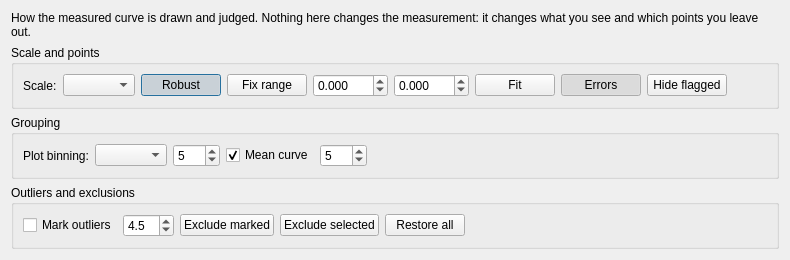
<?xml version="1.0" encoding="UTF-8"?>
<!--
  The series' chart and quality controls (U6), in their own window.
  Loaded by gui/ufe_series_dialog.py through gui/ui_loader.py (ADR-005).
  The controls are the SAME widgets that used to live in the Measure tab's
  series block: the left panel keeps the action and the doors, and the
  seventeen knobs of the chart have a place where they can be read.
-->
<ui version="4.0">
 <class>UfeSeriesDialog</class>
 <widget class="QDialog" name="UfeSeriesDialog">
  <layout class="QVBoxLayout" name="vbox_series_dialog"><property name="leftMargin"><number>11</number></property><property name="topMargin"><number>11</number></property><property name="rightMargin"><number>11</number></property><property name="bottomMargin"><number>11</number></property>
   <item><widget class="QLabel" name="lbl_series_dialog_hint"><property name="text"><string>How the measured curve is drawn and judged. Nothing here changes the measurement: it changes what you see and which points you leave out.</string></property><property name="wordWrap"><bool>true</bool></property></widget></item>
      <item>
       <widget class="QGroupBox" name="grp_scale">
        <property name="title"><string>Scale and points</string></property>
        <property name="toolTip"><string>What the vertical axis measures, whether it follows the core of the curve, a range fixed by hand, the error bars and the flagged points</string></property>
        <layout class="QVBoxLayout" name="vbox_scale">
           <item>
        <layout class="QHBoxLayout" name="row_series_chart">
        <item><widget class="QLabel" name="lbl_series_scale"><property name="text"><string>Scale:</string></property></widget></item>
        <item><widget class="QComboBox" name="cmb_series_scale"><property name="toolTip"><string>What the vertical axis measures. CALIBRATED shows the measured magnitudes (12.34…); the detrended curve belongs to another level and is not drawn there. Δ MAGNITUDE shows everything referred to a stated level, so a tenth of a magnitude fills the chart. Mixing both on one axis is what produced a 2 to 14 scale for a curve of hundredths</string></property></widget></item>
        <item><widget class="QPushButton" name="btn_series_robust"><property name="text"><string>Robust</string></property><property name="checkable"><bool>true</bool></property><property name="checked"><bool>true</bool></property><property name="toolTip"><string>The magnitude axis follows the CORE of the curve (median ± 6 robust sigmas) instead of the minimum and maximum, so one anomalous point cannot flatten the rest. Off shows the whole spread; the points outside stay on the chart, anchored to the edge</string></property></widget></item>
        <item><widget class="QPushButton" name="btn_series_fixaxis"><property name="text"><string>Fix range</string></property><property name="checkable"><bool>true</bool></property><property name="toolTip"><string>Fix the magnitude axis by hand so a hundredth of a magnitude is visible: a 2 to 14 scale hides everything a variable star does. The wheel keeps zooming and dragging keeps panning without touching this</string></property></widget></item>
        <item><widget class="QDoubleSpinBox" name="spn_series_maglo"><property name="toolTip"><string>Brightest magnitude of the fixed axis (the top of the chart)</string></property><property name="decimals"><number>3</number></property><property name="minimum"><double>-100.0</double></property><property name="maximum"><double>100.0</double></property><property name="singleStep"><double>0.01</double></property><property name="keyboardTracking"><bool>false</bool></property></widget></item>
        <item><widget class="QDoubleSpinBox" name="spn_series_maghi"><property name="toolTip"><string>Faintest magnitude of the fixed axis (the bottom of the chart)</string></property><property name="decimals"><number>3</number></property><property name="minimum"><double>-100.0</double></property><property name="maximum"><double>100.0</double></property><property name="singleStep"><double>0.01</double></property><property name="keyboardTracking"><bool>false</bool></property></widget></item>
        <item><widget class="QPushButton" name="btn_series_zoomfit"><property name="text"><string>Fit</string></property><property name="toolTip"><string>Fit the chart to the panel again after zooming and panning (the wheel zooms, the left button drags)</string></property></widget></item>
        <item><widget class="QPushButton" name="btn_series_errors"><property name="text"><string>Errors</string></property><property name="checkable"><bool>true</bool></property><property name="checked"><bool>true</bool></property><property name="toolTip"><string>Draw each point's own photon error and the calibration band. The zero-point systematic belongs to the whole night, so it is drawn as a band, never as a bar per point; off is for judging the shape of a small-amplitude curve</string></property></widget></item>
        <item><widget class="QPushButton" name="btn_series_hideflags"><property name="text"><string>Hide flagged</string></property><property name="checkable"><bool>true</bool></property><property name="toolTip"><string>Hide the points whose DATA is in doubt (saturated, cosmic ray, focus, cloud, unaligned) to judge the clean curve. A flag marks and never deletes, so hiding is an explicit act, and the calibration caveats (few comps) stay visible</string></property></widget></item>
        <item><spacer name="hsp_series_chart"><property name="orientation"><enum>Qt::Horizontal</enum></property><property name="sizeHint" stdset="0"><size><width>40</width><height>20</height></size></property></spacer></item>
        </layout>
        </item>
        </layout>
       </widget>
      </item>
      <item>
       <widget class="QGroupBox" name="grp_group">
        <property name="title"><string>Grouping</string></property>
        <property name="toolTip"><string>Groups the POINTS on the chart (a presentation choice): the engine's own grouping of frames happens in the measurement</string></property>
        <layout class="QVBoxLayout" name="vbox_group">
           <item>
        <layout class="QHBoxLayout" name="row_series_chart2">
        <item><widget class="QLabel" name="lbl_series_bin"><property name="text"><string>Plot binning:</string></property></widget></item>
        <item><widget class="QComboBox" name="cmb_series_bin"><property name="toolTip"><string>Groups the POINTS on the chart, a presentation choice separate from the engine's frame grouping: none draws one point per frame; «every N frames» or «every N minutes» draws the mean with its error, and the raw points stay behind, faded</string></property></widget></item>
        <item><widget class="QSpinBox" name="spn_series_binn"><property name="toolTip"><string>How many frames, or how many minutes, per plotted point</string></property><property name="minimum"><number>1</number></property><property name="maximum"><number>500</number></property><property name="value"><number>5</number></property></widget></item>
        <item><widget class="QCheckBox" name="chk_series_mean"><property name="checked"><bool>true</bool></property><property name="text"><string>Mean curve</string></property><property name="toolTip"><string>Overlay a moving average of the plotted points: the shape of a small-amplitude curve without the noise. It is a guide for the eye, never a measurement</string></property></widget></item>
        <item><widget class="QSpinBox" name="spn_series_meanwin"><property name="value"><number>5</number></property><property name="toolTip"><string>Window of the moving average, in plotted points (on by default: the trend is the first thing to read, and the raw points stay on the chart)</string></property><property name="minimum"><number>2</number></property><property name="maximum"><number>101</number></property></widget></item>
        <item><spacer name="hsp_series_chart2"><property name="orientation"><enum>Qt::Horizontal</enum></property><property name="sizeHint" stdset="0"><size><width>40</width><height>20</height></size></property></spacer></item>
        </layout>
        </item>
        </layout>
       </widget>
      </item>
      <item>
       <widget class="QGroupBox" name="grp_outliers">
        <property name="title"><string>Outliers and exclusions</string></property>
        <property name="toolTip"><string>Mark the points that do not belong, and leave them out: marked, never deleted</string></property>
        <layout class="QVBoxLayout" name="vbox_outliers">
           <item>
        <layout class="QHBoxLayout" name="row_series_chart3">
        <item><widget class="QCheckBox" name="chk_series_outliers"><property name="text"><string>Mark outliers</string></property><property name="toolTip"><string>Marks the points that separate from their neighbours by more than the given number of robust sigmas (the scatter is measured on the residual against a local median, so the curve's own shape is never an outlier). The candidates are drawn in red; excluding them is a separate, explicit decision</string></property></widget></item>
        <item><widget class="QDoubleSpinBox" name="spn_series_outsigma"><property name="toolTip"><string>Threshold in robust sigmas: 4.5 marks only the wild ones, 3.0 also catches the suspicious</string></property><property name="minimum"><double>2.0</double></property><property name="maximum"><double>10.0</double></property><property name="decimals"><number>1</number></property><property name="value"><double>4.5</double></property><property name="singleStep"><double>0.5</double></property><property name="keyboardTracking"><bool>false</bool></property></widget></item>
        <item><widget class="QPushButton" name="btn_series_exclout"><property name="text"><string>Exclude marked</string></property><property name="toolTip"><string>Excludes every marked outlier from the curve and from the file. The point is never deleted: it is flagged as excluded by hand and can be restored</string></property></widget></item>
        <item><widget class="QPushButton" name="btn_series_exclsel"><property name="text"><string>Exclude selected</string></property><property name="toolTip"><string>Excludes the points you selected by clicking them on the chart</string></property></widget></item>
        <item><widget class="QPushButton" name="btn_series_restore"><property name="text"><string>Restore all</string></property><property name="toolTip"><string>Puts every hand-excluded point back on the curve</string></property></widget></item>
        <item><widget class="QLabel" name="lbl_series_selection"><property name="text"><string/></property><property name="minimumSize"><size><width>180</width><height>0</height></size></property></widget></item>
        <item><spacer name="hsp_series_chart3"><property name="orientation"><enum>Qt::Horizontal</enum></property><property name="sizeHint" stdset="0"><size><width>40</width><height>20</height></size></property></spacer></item>
        </layout>
        </item>
        </layout>
       </widget>
      </item>
  </layout>
 </widget>
 <resources/>
 <connections/>
</ui>
